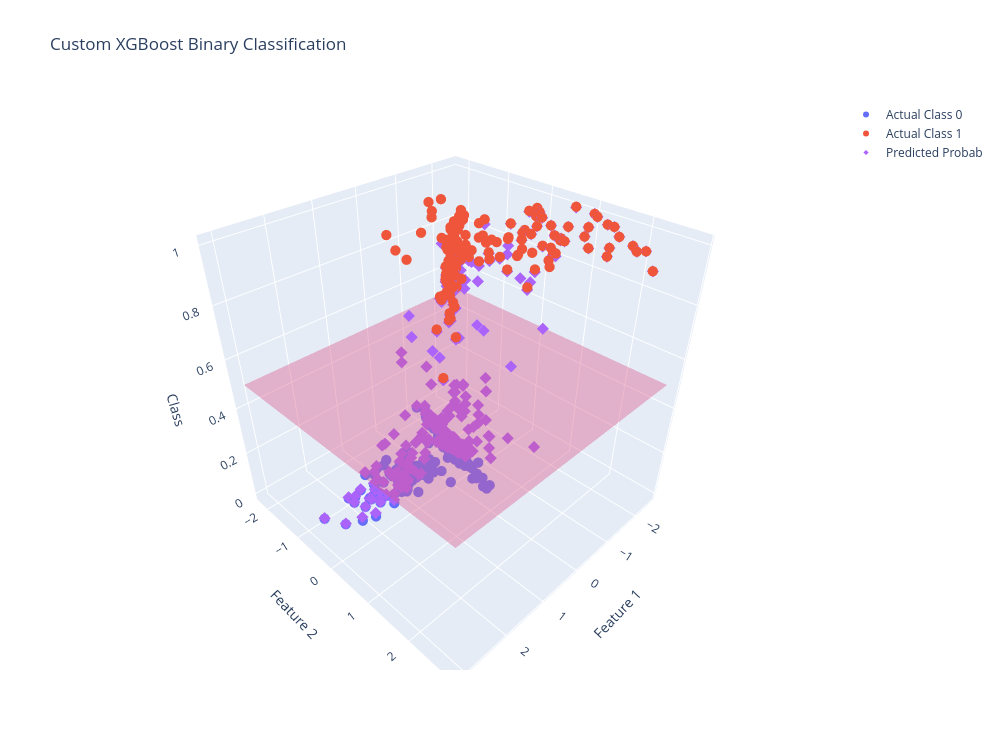

The notebook cell saved with this chart:
### Code cell
import plotly.graph_objects as go



mask_0 = y_test == 0
mask_1 = y_test == 1

x1_min = X_test[:, 0].min()
x1_max = X_test[:, 0].max()

x2_min = X_test[:, 1].min()
x2_max = X_test[:, 1].max()


x1 = np.linspace(
    x1_min,
    x1_max,
    50
)

x2 = np.linspace(
    x2_min,
    x2_max,
    50
)

X1, X2 = np.meshgrid(
    x1,
    x2
)




Z = np.full_like(
    X1,
    0.5
)




fig = go.Figure()




fig.add_trace(
    go.Scatter3d(
        x=X_test[mask_0, 0],
        y=X_test[mask_0, 1],
        z=y_test[mask_0],
        mode="markers",
        name="Actual Class 0",
        marker=dict(
            size=6
        )
    )
)




fig.add_trace(
    go.Scatter3d(
        x=X_test[mask_1, 0],
        y=X_test[mask_1, 1],
        z=y_test[mask_1],
        mode="markers",
        name="Actual Class 1",
        marker=dict(
            size=6
        )
    )
)



fig.add_trace(
    go.Surface(
        x=X1,
        y=X2,
        z=Z,
        name="Decision Boundary",
        opacity=0.4,
        showscale=False
    )
)




fig.add_trace(
    go.Scatter3d(
        x=X_test[:, 0],
        y=X_test[:, 1],
        z=model._predict_probab(X_test),
        mode="markers",
        name="Predicted Probab",
        marker=dict(
            size=4,
            symbol="diamond"
        )
    )
)



fig.update_layout(

    title="Custom XGBoost Binary Classification",

    scene=dict(
        xaxis_title="Feature 1",
        yaxis_title="Feature 2",
        zaxis_title="Class"
    ),

    width=1000,
    height=750
)


fig.show()

### Figure 1 — Plotly figure (JSON) as saved in the notebook; plotly's stock layout.template omitted (floating-point values rounded to 4 significant figures; data arrays with more than 128 entries replaced by an {"elided": "..."} marker saying what was removed)
{"data": [{"marker": {"size": 6}, "mode": "markers", "name": "Actual Class 0", "type": "scatter3d", "x": {"elided": "163 float values"}, "y": {"elided": "163 float values"}, "z": {"elided": "163 int values"}}, {"marker": {"size": 6}, "mode": "markers", "name": "Actual Class 1", "type": "scatter3d", "x": {"elided": "167 float values"}, "y": {"elided": "167 float values"}, "z": {"elided": "167 int values"}}, {"name": "Decision Boundary", "opacity": 0.4, "showscale": false, "type": "surface", "x": {"elided": "50x50 float values"}, "y": {"elided": "50x50 float values"}, "z": {"elided": "50x50 float values"}}, {"marker": {"size": 4, "symbol": "diamond"}, "mode": "markers", "name": "Predicted Probab", "type": "scatter3d", "x": {"elided": "330 float values"}, "y": {"elided": "330 float values"}, "z": {"elided": "330 float values"}}], "layout": {"height": 750, "scene": {"xaxis": {"title": {"text": "Feature 1"}}, "yaxis": {"title": {"text": "Feature 2"}}, "zaxis": {"title": {"text": "Class"}}}, "title": {"text": "Custom XGBoost Binary Classification"}, "width": 1000}}
